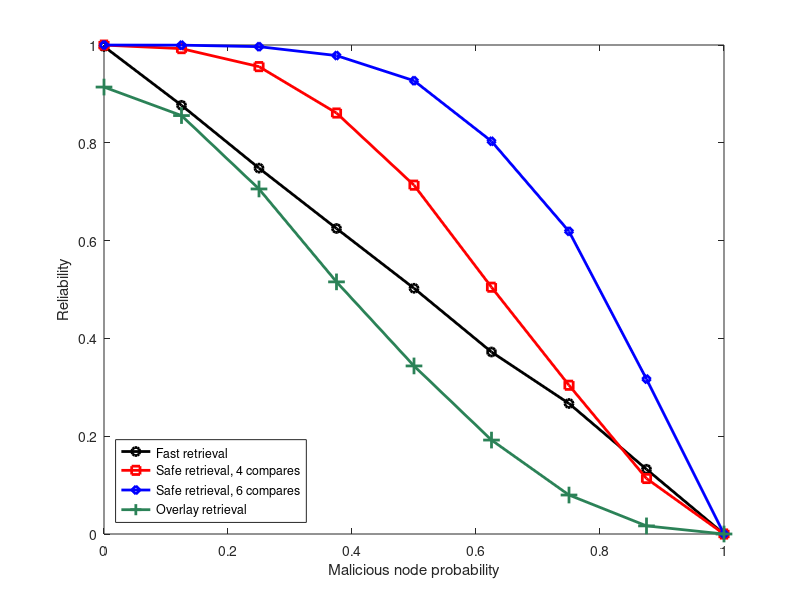
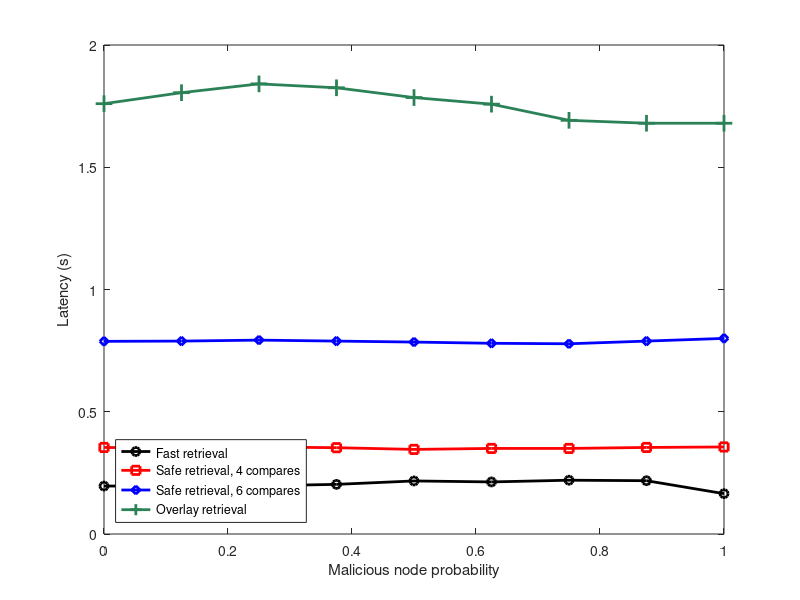
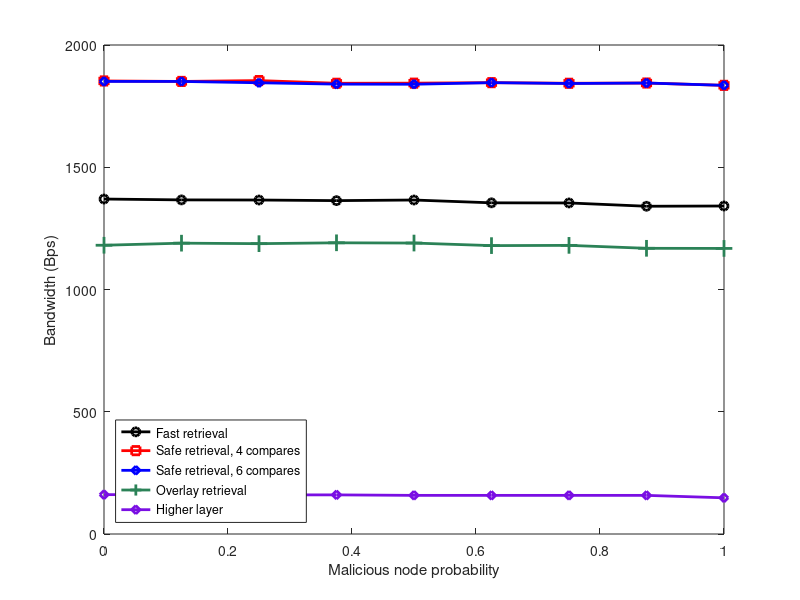

Recreate these plots in MATLAB, in order.
close all
clear all

malicious_nodes =      [0.0,      0.125,    0.25,     0.375,    0.5,      0.625,    0.75,     0.875,    1.0];

%Reliability
safe4_get_rel =        [0.9998,   0.9926,   0.9558,   0.8609,   0.7134,   0.5047,   0.3042,   0.1135,   0.0];
safe6_get_rel =        [0.9999,   0.9997,   0.9966,   0.9784,   0.9270,   0.8032,   0.6189,   0.3168,   0.0];
fast_get_rel =         [0.9970,   0.8767,   0.7482,   0.6248,   0.5025,   0.3722,   0.2669,   0.1324,   0.0];
overlay_get_rel =      [0.9140,   0.8557,   0.7056,   0.5156,   0.3437,   0.1921,   0.0797,   0.0166,   0.0];

%Responsiveness
safe4_get_resp =       [0.354,    0.351,    0.356,    0.353,    0.346,    0.350,    0.350,    0.354,    0.356];
safe6_get_resp =       [0.788,    0.789,    0.793,    0.789,    0.785,    0.780,    0.778,    0.789,    0.800];
fast_get_resp =        [0.196,    0.197,    0.197,    0.203,    0.217,    0.213,    0.220,    0.218,    0.165];
overlay_get_resp =     [1.760,    1.805,    1.841,    1.825,    1.785,    1.758,    1.692,    1.680,    1.680];

%Data used
safe4_get_data_in =    [4,        4,        4,        4,        4,        4,        4,        4,        4];
safe6_get_data_in =    [4,        4,        4,        4,        4,        4,        4,        4,        4];
fast_get_data_in =     [4,        4,        4,        4,        4,        4,        4,        4,        4];
overlay_get_data_in =  [4,        4,        4,        4,        4,        4,        4,        4,        4];

safe4_get_data_out =   [157,      121,      116,      98,       87,       61,       37,       14,      0  ];
safe6_get_data_out =   [72,       73,       71,       54,       66,       57,       44,       22,      0  ];
fast_get_data_out =    [157,      157,      156,      156,      154,      154,      154,      154,     144];
overlay_get_data_out = [157,      157,      156,      156,      154,      154,      154,      154,     144];

%Group bandwidth
safe4_get_group_in =   [725,      724,      721,      714,      717,      716,      715,      714,      710];
safe6_get_group_in =   [723,      724,      716,      714,      713,      716,      712,      714,      710];
fast_get_group_in =    [186,      179,      180,      174,      178,      176,      175,      174,      165];
overlay_get_group_in = [0  ,      0  ,      0  ,      0  ,      0  ,      0  ,      0  ,      0  ,      0  ];

safe4_get_group_out =  [593,      590,      588,      583,      587,      586,      581,      582,      580];
safe6_get_group_out =  [593,      590,      586,      583,      580,      586,      583,      582,      580];
fast_get_group_out =   [182,      175,      177,      171,      174,      174,      172,      170,      182];
overlay_get_group_out= [0  ,      0  ,      0  ,      0  ,      0  ,      0  ,      0  ,      0  ,      0  ];

%Overlay bandwidth
safe4_get_overlay_in=  [1187,     1187,     1192,     1187,     1185,     1188,     1188,     1188,     1183];
safe6_get_overlay_in=  [1186,     1187,     1187,     1184,     1186,     1188,     1188,     1188,     1183];
fast_get_overlay_in =  [1180,     1183,     1182,     1185      1183,     1173      1174,     1161,     1160];
overlay_get_overlay_in=[1180,     1183,     1182,     1185,     1183,     1173,     1174,     1161,     1160];

safe4_get_overlay_out= [1201,     1201,     1208,     1203,      1199,     1202,     1203,     1205,    1197];
safe6_get_overlay_out= [1200,     1201,     1202,     1199,      1200,     1202,     1202,     1205,    1197];
fast_get_overlay_out = [1192,     1196,     1193,     1197,     1197,     1186,     1187,     1176,     1176];
overlay_get_overlay_out=[1182,    1196,     1193,     1197,     1197,     1186,     1187,     1176,     1176];

safe4_get_in = safe4_get_group_in + safe4_get_overlay_in;
safe6_get_in = safe6_get_group_in + safe6_get_overlay_in;
fast_get_in = fast_get_group_in + fast_get_overlay_in;
overlay_get_in = overlay_get_group_in + overlay_get_overlay_in;

safe4_get_out = safe4_get_group_out + safe4_get_overlay_out;
safe6_get_out = safe6_get_group_out + safe6_get_overlay_out;
fast_get_out = fast_get_group_out + fast_get_overlay_out;
overlay_get_out = overlay_get_group_out + overlay_get_overlay_out;

safe4_get = (safe4_get_in + safe4_get_out)/2;
safe6_get = (safe6_get_in + safe6_get_out)/2;
fast_get =  (fast_get_in + fast_get_out)/2;
overlay_get =  (overlay_get_in + overlay_get_out)/2;

safe4_get_data = safe4_get_data_in + safe4_get_data_out;
safe6_get_data = safe6_get_data_in + safe6_get_data_out;
fast_get_data = fast_get_data_in + fast_get_data_out;
overlay_get_data = overlay_get_data_in + overlay_get_data_out;

figure
set(gca, 'FontSize', 24)
plot(malicious_nodes, fast_get_rel, 'ko-', 'LineWidth',2);
hold on
plot(malicious_nodes, safe4_get_rel, 'rs-', 'LineWidth',2);
plot(malicious_nodes, safe6_get_rel, 'bd-', 'LineWidth',2);
plot(malicious_nodes, overlay_get_rel, '+-', 'Color',[0.17,0.51,0.34],'MarkerSize',12, 'LineWidth',2);
ylabel('Reliability');
xlabel('Malicious node probability');
hleg = legend('Fast retrieval','Safe retrieval, 4 compares','Safe retrieval, 6 compares', 'Overlay retrieval');
set(hleg, 'Location', 'SouthWest');

figure
set(gca, 'FontSize', 24)
plot(malicious_nodes, fast_get_resp, 'ko-', 'LineWidth',2);
hold on
plot(malicious_nodes, safe4_get_resp, 'rs-', 'LineWidth',2);
plot(malicious_nodes, safe6_get_resp, 'bd-', 'LineWidth',2);
plot(malicious_nodes, overlay_get_resp, '+-', 'Color',[0.17,0.51,0.34],'MarkerSize',12, 'LineWidth',2);
ylabel('Latency (s)');
xlabel('Malicious node probability');
hleg = legend('Fast retrieval','Safe retrieval, 4 compares','Safe retrieval, 6 compares', 'Overlay retrieval');
set(hleg, 'Location', 'SouthWest');

figure
set(gca, 'FontSize', 24)
plot(malicious_nodes, fast_get, 'ko-', 'LineWidth',2);
hold on
plot(malicious_nodes, safe4_get, 'rs-', 'LineWidth',2);
plot(malicious_nodes, safe6_get, 'bd-', 'LineWidth',2);
plot(malicious_nodes, overlay_get, '+-', 'Color',[0.17,0.51,0.34],'MarkerSize',12, 'LineWidth',2);
plot(malicious_nodes, fast_get_data, 'd-', 'Color',[0.48,0.06,0.89], 'LineWidth',2);
ylabel('Bandwidth (Bps)');
xlabel('Malicious node probability');
hleg = legend('Fast retrieval','Safe retrieval, 4 compares','Safe retrieval, 6 compares', 'Overlay retrieval', 'Higher layer');
set(hleg, 'Location', 'SouthWest');